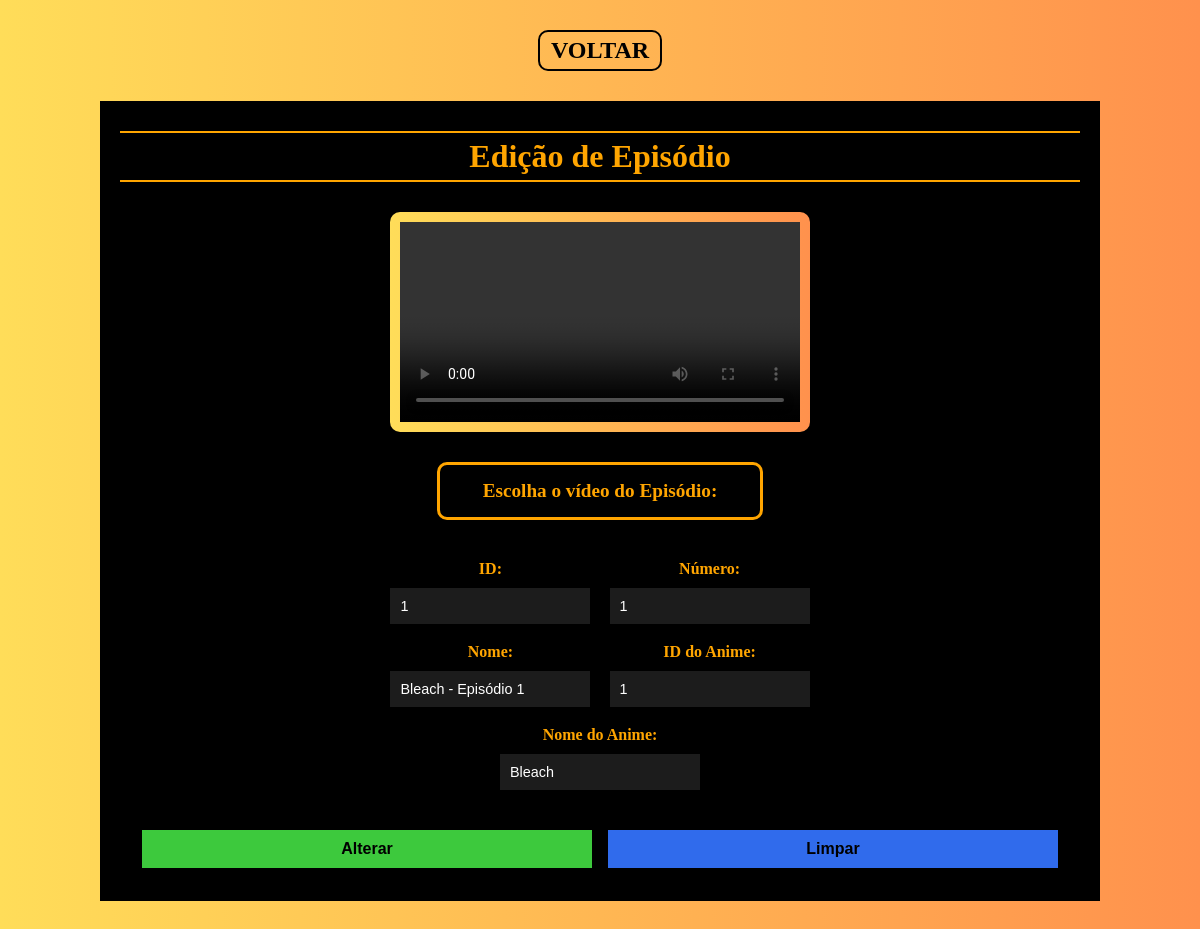
The page /controller/controller_episodios/alterar_episodios.php?id_episodio=1 (signed in) on the database its author committed.
### tables this page shows
CREATE TABLE `episodio` (
  `id_episodio` int NOT NULL AUTO_INCREMENT,
  `id_numero_episodio` int NOT NULL,
  `nome_episodio` varchar(100) NOT NULL,
  `video_url_episodio` text NOT NULL,
  `id_anime` int NOT NULL,
  PRIMARY KEY (`id_episodio`),
  KEY `fk_id_anime_idx` (`id_anime`)
);

CREATE TABLE `anime` (
  `id_anime` int NOT NULL AUTO_INCREMENT,
  `nome_anime` varchar(50) NOT NULL,
  `descricao_anime` text NOT NULL,
  `imagem_anime` varchar(50) DEFAULT NULL,
  PRIMARY KEY (`id_anime`)
);

### controller/controller_episodios/alterar_episodios.php (the view, shortened to what this page needs)
<?php
    include "../../model/conectar.php";
    $id_episodio = $_GET["id_episodio"];
    $dados = $sql -> query("SELECT * FROM episodio WHERE id_episodio = $id_episodio");
    $dados_anime = $sql -> query("SELECT * FROM episodio INNER JOIN anime ON episodio.id_anime = anime.id_anime WHERE id_episodio = $id_episodio");
    while ($linha = mysqli_fetch_array($dados)){
        $id_episodio = $linha["id_episodio"];
        $id_numero_episodio = $linha["id_numero_episodio"];
        $nome_episodio = $linha["nome_episodio"];
        $video_url_episodio = $linha["video_url_episodio"];
        $id_anime = $linha["id_anime"];
    }
?>
<!DOCTYPE html>
<html lang="pt-br">
<head>
    <link rel="stylesheet" href="../../estilizacao/alterar_episodios.css">
</head>
<body>
    <?php
        echo "<a href='../controller_episodios/listar_episodios.php?id_anime=$id_anime' id='btn__voltar'>Voltar</a>";
    ?>
    <section class="form">
        <form class="formulario" action="../controller_episodios/salvar_alteracao_episodios.php" method="post" enctype="multipart/form-data">
            <h1 class="titulo">Edição de Episódio</h1>
            <div id="formulario__video">
                <video src="./video/<?php echo "$video_url_episodio"; ?>" id="video__icone" controls></video>
                <p>
                    <label for="cVideo" id="label_arquivo">Escolha o vídeo do Episódio:</label>
                </p>
            </div>
            <div class="formulario__campos">
                <p>
                    <label for="cID">ID:</label>
                    <input type="text" name="id" id="cID" value="<?php echo "$id_episodio"; ?>" readonly>
                </p>
                <p>
                    <label for="cNumero">Número:</label>
                    <input type="number" name="numero" id="cNumero" min="1" max="2000" placeholder="Digite seu Número" value="<?php echo "$id_numero_episodio"; ?>" autofocus>
                </p>
                <p>
                    <label for="cNome">Nome:</label>
                    <input type="text" name="nome" id="cNome" placeholder="Digite seu Nome" value="<?php echo "$nome_episodio"; ?>">
                </p>
                <?php
                    while ($linha = mysqli_fetch_array($dados_anime)){
                        $nome_anime = $linha["nome_anime"];
                        echo "<p>
                            <label for='cAanime'>ID do Anime:</label>
                            <input type='text' value='$id_anime' name='id_anime' id='cAanime' readonly>
                        </p>";
                        echo "<p id='ultimo--campo'>
                            <label for='cNomeAnime'>Nome do Anime:</label>
                            <input type='text' value='$nome_anime' name='nome_anime' id='cNomeAnime' readonly>
                        </p>";
                    };
                ?>
            </div>
            <p>
                <button type="submit" name="btn_enviar" class="btns" id="btn__cadastrar">Alterar</button>
                <button type="reset" value="Limpar" class="btns" id="btn__limpar">Limpar</button>
            </p>
        </form>
    </section>
</body>
</html>

### estilizacao/alterar_episodios.css (style rules this page uses)
* { margin: 0; padding: 0; }
body { background-image: -webkit-linear-gradient(left, #ffdd59, #ff914d); }
#btn__voltar { font-size: 1.0em; font-weight: bold; text-decoration: none; border: 2px solid; padding: 5px 10px; border-radius: 10px; color: black; display: block; margin: 15px auto; width: 100px; text-align: center; text-transform: uppercase; }
.titulo { font-size: 1.4em; text-align: center; border-bottom: 2px solid orange; border-top: 2px solid orange; padding: 5px 10px; margin: 10px; margin-bottom: 20px; }
.form { width: 280px; margin: auto; }
.formulario { display: flex; flex-direction: column; background-color: rgb(0, 0, 0); padding: 20px 10px; margin: 0 auto; color: orange; text-align: center; box-sizing: border-box; height: 850px; margin-bottom: 50px; }
.formulario label { color: orange; font-weight: bold; display: block; }
.formulario input { padding: 10px; font-size: 0.9em; border: 0; margin: 10px 0px; width: 200px; background-color: #1c1c1c; color: white; }
#video__icone { width: 200px; background-image: -webkit-linear-gradient(left, #ffdd59, #ff914d); border-radius: 10px; padding: 10px; }
#label_arquivo { padding: 15px 10px; width: 200px; border: 3px solid orange; border-radius: 10px; color: orange; display: block; cursor: pointer; margin: auto; margin-top: 10px; margin-bottom: 30px; font-size: 1.1em; }
.btns { border: 0; padding: 10px; font-weight: bold; cursor: pointer; margin-top: 15px; font-size: 1.0rem; width: 220px; }
#btn__cadastrar { background-color: rgb(61, 201, 61); margin-top: 30px; }
#btn__limpar { background-color: rgb(48, 107, 236); }
@media (min-width: 768px) { .form { width: 500px; } }
@media (min-width: 768px) { .formulario { height: 700px; } }
@media (min-width: 768px) { .formulario__campos { display: grid; grid-template-columns: 1fr 1fr; grid-template-rows: 4rem 4rem 4rem; margin: auto; gap: 1rem; margin-top: 0px; margin-bottom: 20px; } }
@media (min-width: 768px) { #label_arquivo { width: 250px; } }
@media (min-width: 768px) { #ultimo--campo { grid-column: 1 / span 2; } }
@media (min-width: 768px) { .btns { font-size: 1.0rem; width: 95%; margin-top: 20px; } }
@media (min-width: 768px) { #btn__cadastrar { background-color: rgb(61, 201, 61); margin-top: 20px; } }
@media (min-width: 1200px) { #btn__voltar { font-size: 1.5em; margin-top: 30px; } }
@media (min-width: 1200px) { .titulo { font-size: 2.0em; margin-bottom: 30px; } }
@media (min-width: 1200px) { .form { width: 1000px; margin-top: 30px; } }
@media (min-width: 1200px) { .formulario { height: 800px; } }
@media (min-width: 1200px) { .formulario__campos { display: grid; grid-template-columns: repeat(2, 1fr); grid-template-rows: 4rem; } }
@media (min-width: 1200px) { .formulario__campos { display: grid; grid-template-columns: 1fr 1fr; grid-template-rows: 4rem 4rem 4rem; margin: auto; gap: 1.2rem; margin-top: 10px; margin-bottom: 20px; } }
@media (min-width: 1200px) { #video__icone { width: 400px; height: 200px; padding: 10px; } }
@media (min-width: 1200px) { #label_arquivo { width: 300px; margin-top: 30px; margin-bottom: 30px; font-size: 1.2em; } }
@media (min-width: 1200px) { .btns { font-size: 1.0rem; width: 450px; margin: 6px; } }

### rows shown on the page
episodio: id "1", numero "1", nome "Bleach - Episódio 1", id_anime "1", nome_anime "Bleach"
